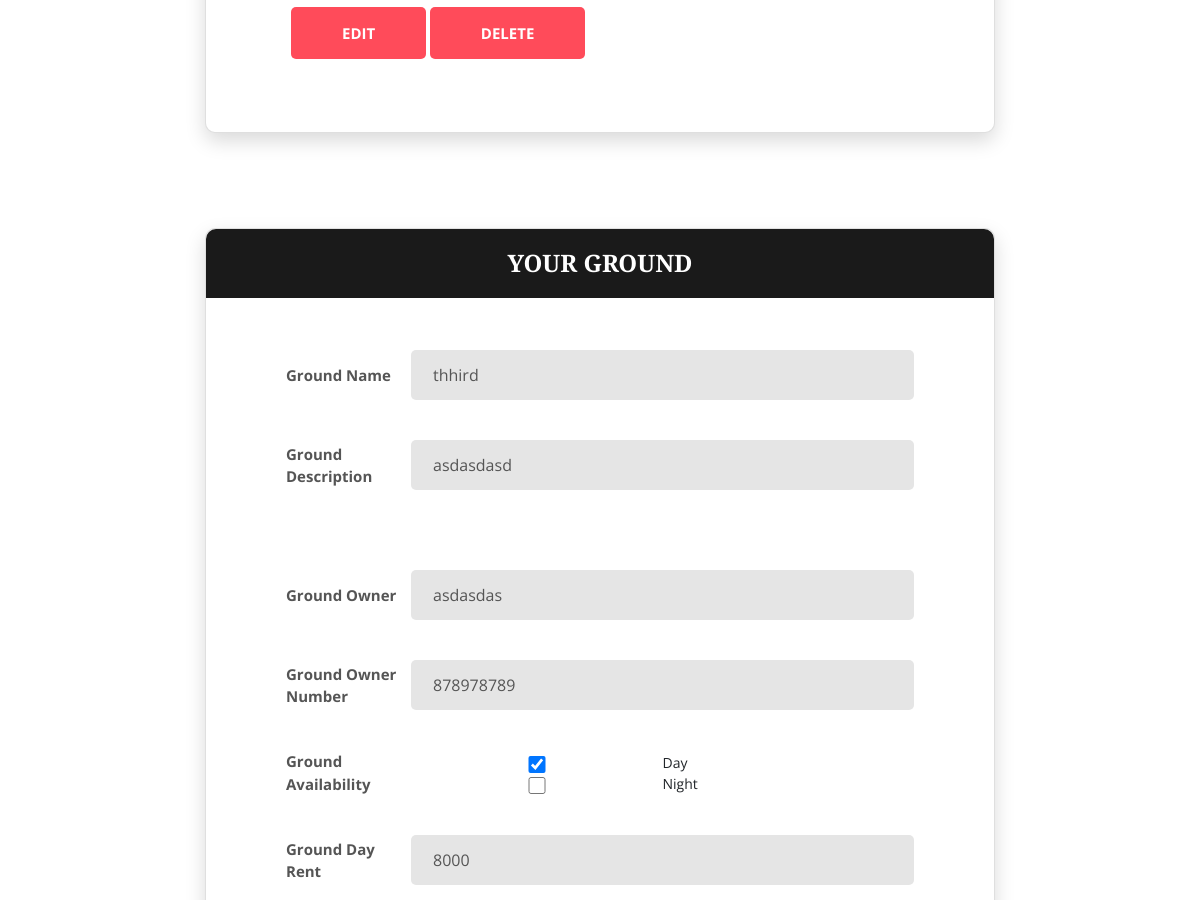
The page /groundViewForm.php (signed in, middle part) on the database as committed earlier.
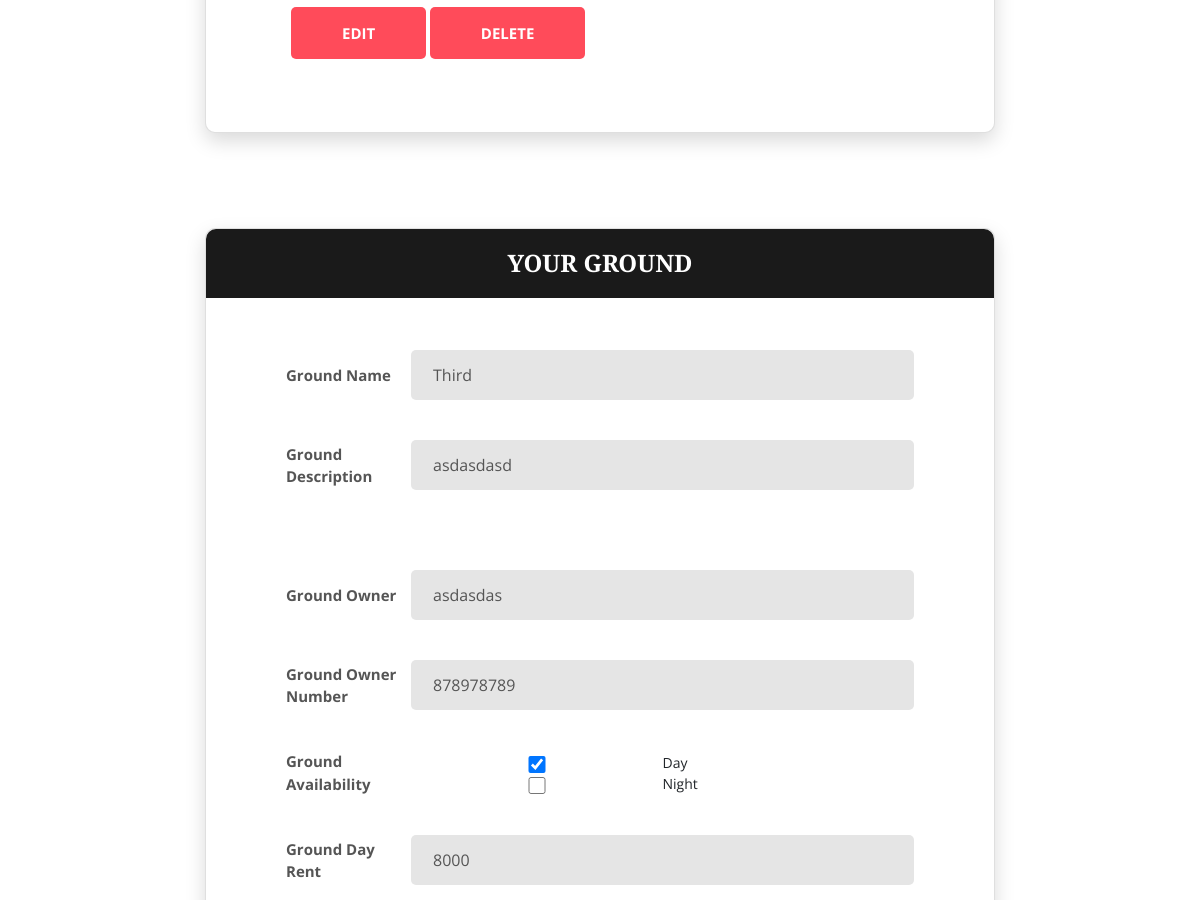
The same page on the database as committed later.
### tables this page shows
CREATE TABLE `grounds` (
  `ground_code` int(11) NOT NULL,
  `ground_name` varchar(100) NOT NULL,
  `ground_des` varchar(250) NOT NULL,
  `club_code` int(11) NOT NULL,
  `ground_owner` varchar(50) NOT NULL,
  `ground_owner_num` varchar(11) NOT NULL,
  `rent_day` varchar(5) DEFAULT NULL,
  `rent_night` varchar(5) DEFAULT NULL,
  `Day` int(11) NOT NULL,
  `Night` int(11) NOT NULL,
  `available` varchar(10) NOT NULL
);

### groundViewForm.php (the view, shortened to what this page needs)
<?php include 'connection.php';
        $q = "SELECT * FROM `grounds` WHERE `club_code`='$_SESSION[club_code]'";
        $r = mysqli_query($conn,$q);
?>
<!doctype html>
<html lang="en">
   <head>
      <?php include 'headerlink.php'; ?>
        <link href="css/gAdd.css?v=<?php echo time(); ?>" rel="stylesheet" type="text/css">
   </head>
<body>
    <?php while($res = mysqli_fetch_assoc($r)) { ?>
        <form method="POST" action="groundEdit&Delete.php" class="page-wrapper p-t-45 p-b-50">
            <div class="wrapper wrapper--w790">
                <div class="card card-5">
                    <div class="card-heading">
                        <h2 class="title">Your ground</h2>
                    </div>
                    <div class="card-body">
                        <form method="POST">
                        <div class="form-row">
                                <div class="name">Ground Name</div>
                                <div class="value">
                                    <div class="input-group">
                                        <input class="input--style-5" type="text" name="groundname" value="<?php echo $res['ground_name'] ?>" >
                                    </div>
                                </div>
                            </div>
                            <div class="form-row">
                                <div class="name">Ground Description</div>
                                <div class="value">
                                    <div class="input-group">
                                        <input class="input--style-5" type="text" name="grounddes" value="<?php echo $res['ground_des'] ?>">
                                    </div>
                                </div>
                            </div>
                            <div class="form-row">
                                <div class="name">Ground Owner</div>
                                <div class="value">
                                    <div class="input-group">
                                        <input class="input--style-5" type="text" name="groundowner" value="<?php echo $res['ground_owner'] ?>">
                                    </div>
                                </div>
                            </div>
                            <div class="form-row">
                                <div class="name">Ground Owner Number</div>
                                <div class="value">
                                    <div class="input-group">
                                        <input class="input--style-5" type="text" name="grondownernumber" value="<?php echo $res['ground_owner_num'] ?>">
                                    </div>
                                </div>
                            </div>
                            <div class="form-row">
                                <div class="name">Ground Availability</div>
                                <div class="value">
                                    <div class="input-group">
                                        <input type="checkbox" id ="chk" name='available[]' value="Day" <?php if($res['rent_day'] == "Yes"){ echo "Checked"; } ?>>Day
                                            <br>
                                        <input type="checkbox" id ="chk" name='available[]' value="Night" <?php if($res['rent_night'] == "Yes"){ echo "Checked"; } ?>>Night
                                    </div>
                                </div>
                            </div>
                            <div class="form-row">
                                <div class="name">Ground Day Rent</div>
                                <div class="value">
                                    <div class="input-group">
                                        <input class="input--style-5" type="number" name="DayRent" value="<?php echo $res['Day']; ?>">
                                    </div>
                                </div>
                            </div>
                            <div>
                                <button class="btn btn--radius-2 btn--red" name="Edit" type="submit">Edit</button>
                                <button class="btn btn--radius-2 btn--red" name="Delete" type="submit">Delete</button>
                            </div>
                        </form>
                    </div>
                </div>
            </div>
        </form>
                                <?php } ?>
</body>
</html>

Rows that differ between the two databases and show on the page:
changed grounds "asdasdasd": groundname "thhird" → "Third"
